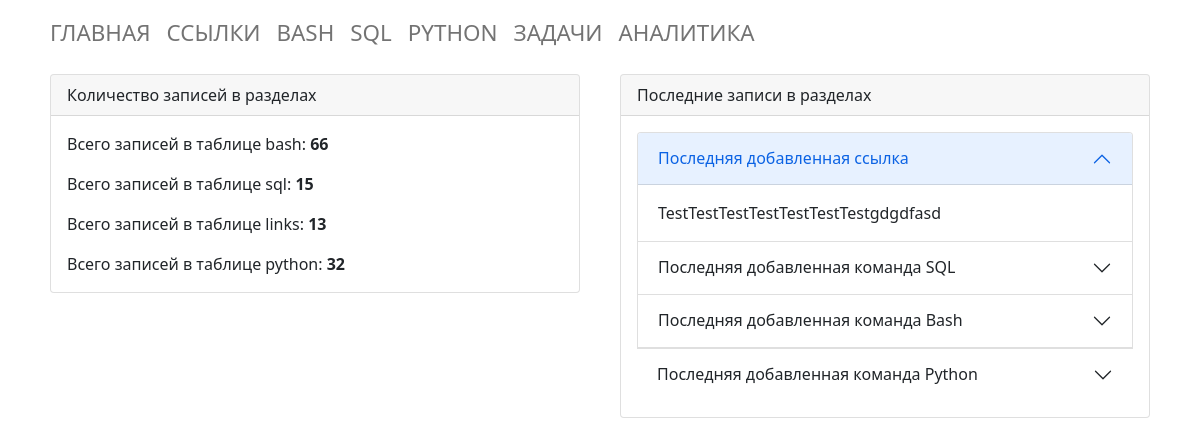
Before: /analytics with the older database file.
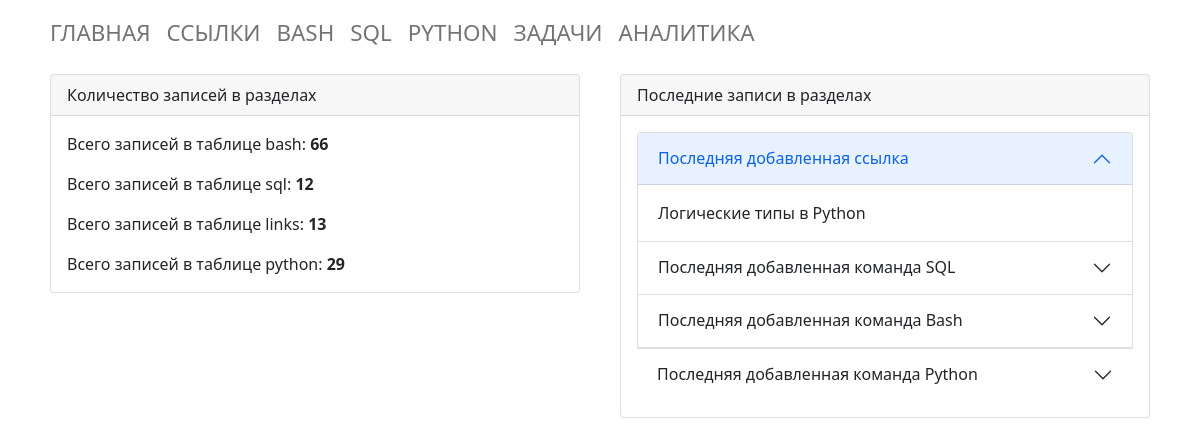
After: the same page with the newer database file.
### tables this page shows
CREATE TABLE "links"
(
    links_id      INTEGER
        primary key autoincrement,
    links_name    TEXT not null,
    links_command TEXT not null
, links_description TEXT);

### app.py (the view)
@app.route('/analytics')
def analytics():
    conn = connect.get_db_connection()
    cur = conn.cursor()
    bash_list_count = cur.execute("SELECT COUNT(*) FROM bash")
    bash_list_count_print = bash_list_count.fetchone()
    bash_list_count_print_int = int(bash_list_count_print[0])
    sql_list_count = cur.execute("SELECT COUNT(*) FROM sql")
    sql_list_count_print = sql_list_count.fetchone()
    sql_list_count_print_int = int(sql_list_count_print[0])
    python_list_count = cur.execute("SELECT COUNT(*) FROM python")
    python_list_count_print = python_list_count.fetchone()
    python_list_count_print_int = int(python_list_count_print[0])
    links_list_count = cur.execute("SELECT COUNT(*) FROM links")
    links_list_count_print = links_list_count.fetchone()
    links_list_count_print_int = int(links_list_count_print[0])
    last_links = conn.execute("SELECT * FROM links ORDER BY 1 DESC").fetchone()
    last_sql = conn.execute("SELECT * FROM sql ORDER BY 1 DESC").fetchone()
    last_bash = conn.execute("SELECT * FROM bash ORDER BY 1 DESC").fetchone()
    last_python = conn.execute("SELECT * FROM python ORDER BY 1 DESC").fetchone()
    return render_template("analytics.html",
                           last_links=last_links,
                           last_sql=last_sql,
                           last_bash=last_bash,
                           last_python=last_python,
                           bash_list_count_print_int=bash_list_count_print_int,
                           sql_list_count_print_int=sql_list_count_print_int,
                           python_list_count_print_int=python_list_count_print_int,
                           links_list_count_print_int=links_list_count_print_int,
                           )

### modules/connect.py (called while the page is built)
def get_db_connection():
    db_path = os.path.join(BASE_DIR, '../database.db')
    conn = sqlite3.connect(db_path)
    conn.row_factory = sqlite3.Row
    return conn

### templates/analytics.html (shortened to what this page needs)
{% extends 'base.html' %}
{% block content %}
<div class="row">
    <div class="col">
        <div class="card m-2">
            <div class="card-header">
                Количество записей в разделах
            </div>
            <div class="card-body">
                <p class="card-text">Всего записей в таблице bash: <b>{{ bash_list_count_print_int }}</b></p>
                <p class="card-text">Всего записей в таблице sql: <b>{{ sql_list_count_print_int }}</b></p>
                <p class="card-text">Всего записей в таблице links: <b>{{ links_list_count_print_int }}</b></p>
                <p class="card-text">Всего записей в таблице python: <b>{{ python_list_count_print_int }}</b></p>
            </div>
        </div>
    </div>
    <div class="col">
        <div class="card m-2">
            <div class="card-header">
                Последние записи в разделах
            </div>
            <div class="card-body">
                <div class="accordion" id="accordionExample">
                    <div class="accordion-item">
                        <h2 class="accordion-header">
                            <button class="accordion-button" type="button" data-bs-toggle="collapse"
                                data-bs-target="#last_links" aria-expanded="true" aria-controls="last_links">
                                Последняя добавленная ссылка
                            </button>
                        </h2>
                        <div id="last_links" class="accordion-collapse collapse show"
                            data-bs-parent="#accordionExample">
                            <div class="accordion-body">
                                {{ last_links.links_name }}
                            </div>
                        </div>
                    </div>
                    <div class="accordion-item">
                        <h2 class="accordion-header">
                            <button class="accordion-button collapsed" type="button" data-bs-toggle="collapse"
                                data-bs-target="#last_sql" aria-expanded="false" aria-controls="last_sql">
                                Последняя добавленная команда SQL
                            </button>
                        </h2>
                    </div>
                    <div class="accordion-item">
                        <h2 class="accordion-header">
                            <button class="accordion-button collapsed" type="button" data-bs-toggle="collapse"
                                data-bs-target="#last_bash" aria-expanded="false" aria-controls="last_bash">
                                Последняя добавленная команда Bash
                            </button>
                        </h2>
                    </div>
                    <h2 class="accordion-header">
                        <button class="accordion-button collapsed" type="button" data-bs-toggle="collapse"
                            data-bs-target="#last_python" aria-expanded="false" aria-controls="last_python">
                            Последняя добавленная команда Python
                        </button>
                    </h2>
                </div>
            </div>
        </div>
    </div>
</div>
{% endblock %}

Changed rows visible on the page:
removed links: links_name "TestTestTestTestTestTestTestgdgdfasd"
added links: links_name "Логические типы в Python"
Other visible differences:
{{ sql_list_count_print_int }}: "15" → "12"
{{ python_list_count_print_int }}: "32" → "29"
